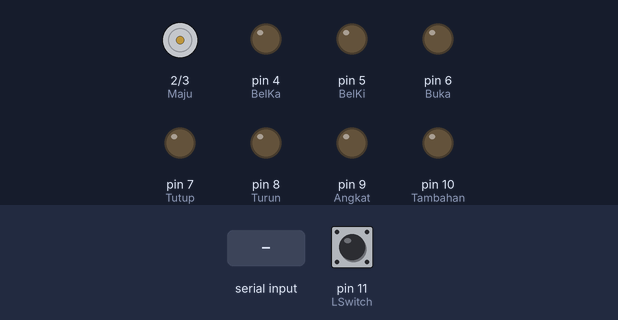
The sketch below on a simulated Arduino Uno, built with avr-gcc and run on an emulated ATmega328P. Shown: motor-driver pin pairs drawn as motors (green arrow = first pin HIGH = forward, orange = second pin HIGH = backward, longer = more drive), output pins drawn as LEDs (lit = HIGH). Inputs (shaded band) come from the test bench; at power-on: pin 11 (LSwitch) HIGH. What the sketch prints to the serial monitor is not drawn.

Above: at 1.2 s.
1.3 s: "a" received over Serial
2.8 s: "b" received over the second serial link
At 4.0 s:
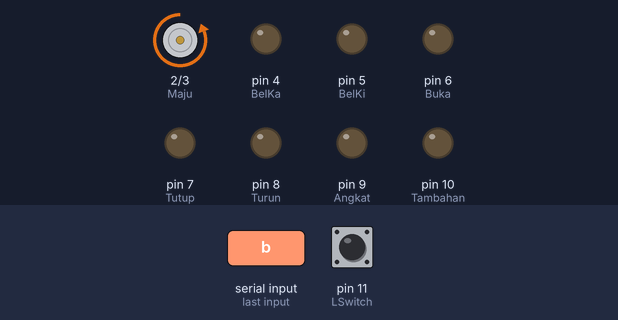
4.3 s: "c" received over Serial
At 5.3 s:
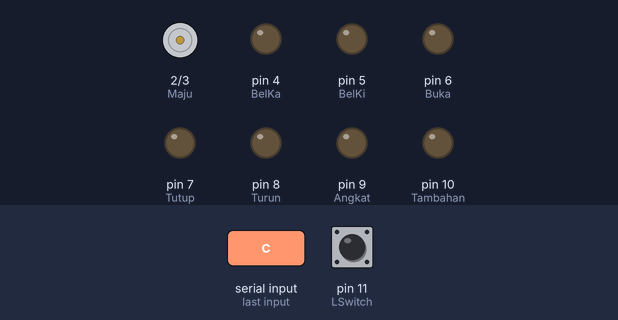
5.8 s: "d" received over the second serial link
At 6.4 s:
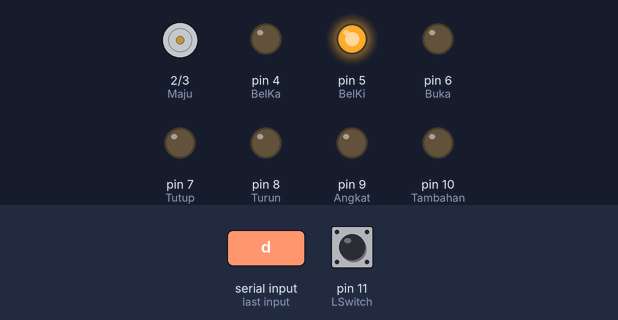
7.3 s: "e" received over Serial
At 7.6 s:
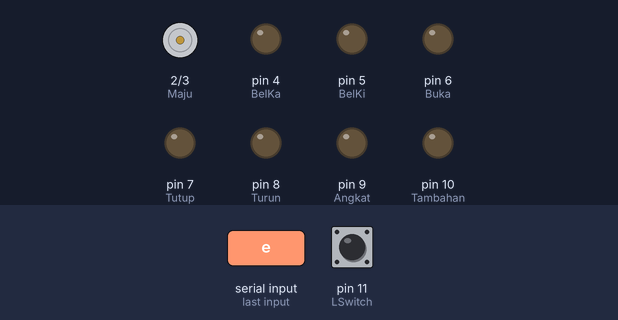
8.8 s: "f" received over the second serial link
At 10.0 s:
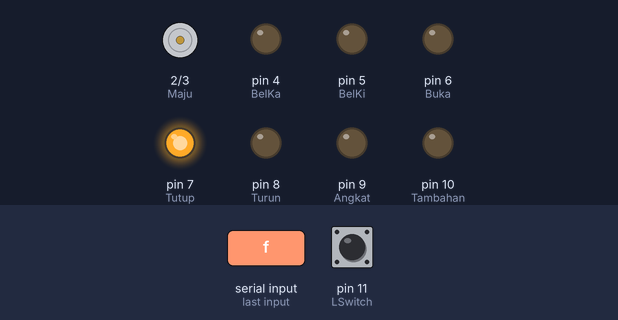
Timing chart, 0 to 11.3 s (numbered marks = the images above; inputs shaded):
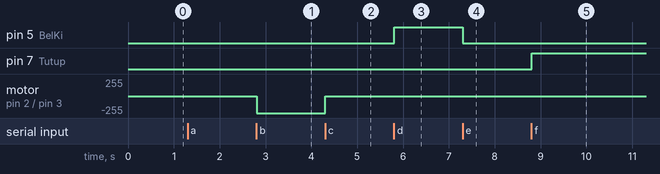

Measured:
- after the input at 2.8 s, motor on pin 2 (Maju) / pin 3 (Mundur): stopped → backward 255/255 at once
- after the input at 4.3 s, motor on pin 2 (Maju) / pin 3 (Mundur): backward 255/255 → stopped at once
- after the input at 5.8 s, pin 5 (BelKi): LOW → HIGH at once
- after the input at 7.3 s, pin 5 (BelKi): HIGH → LOW at once
- after the input at 8.8 s, pin 7 (Tutup): LOW → HIGH at once

The sketch:

Transpoter.ino
```cpp
#include <SoftwareSerial.h>
SoftwareSerial data(A0,A1);

#define Maju 2
#define Mundur 3
#define BelKa 4
#define BelKi 5
#define Buka 6
#define Tutup 7
#define Turun 8
#define Angkat 9
#define Tambahan 10
#define LSwitch 11

char dataread = 0;
char datalast;
boolean limits = 1;
void setup() {
  pinMode(Maju, OUTPUT);
  pinMode(Mundur, OUTPUT);
  pinMode(BelKa, OUTPUT);
  pinMode(BelKi, OUTPUT);
  pinMode(Buka, OUTPUT);
  pinMode(Tutup, OUTPUT);
  pinMode(Turun, OUTPUT);
  pinMode(Angkat, OUTPUT);
  pinMode(Tambahan, OUTPUT);
  pinMode(LSwitch, INPUT_PULLUP);
  Serial.begin(9600);
  data.begin(9600);
  Serial.println("Ready");
}

void loop() {
  limits = digitalRead(LSwitch);
  dataread = 0;
  if(Serial.available() || data.available()){
    dataread = Serial.read();
    Serial.println(dataread);
    datalast = data.read();
  }
  if(datalast == 'a' || dataread == 'a'){
    digitalWrite(Maju, 1);
  }
  else{
    digitalWrite(Maju, 0);
  }
  if(datalast == 'b' || dataread == 'b'){
    digitalWrite(Mundur, 1);
  }
  else{
    digitalWrite(Mundur, 0);
  }
  if(datalast == 'c' || dataread == 'c'){
    digitalWrite(BelKa, 1);
  }
  else{
    digitalWrite(BelKa, 0);
  }
  if(datalast == 'd' || dataread == 'd'){
    digitalWrite(BelKi, 1);
  }
  else{
    digitalWrite(BelKi, 0);
  }
  if(datalast == 'e' || dataread == 'e'){
    digitalWrite(Buka, 1);
  }
  else{
    digitalWrite(Buka, 0);
  }
  if(datalast == 'f' || dataread == 'f'){
    digitalWrite(Tutup, 1);
  }
  else{
    digitalWrite(Tutup, 0);
  }
  if(datalast == 'g' || dataread == 'g'){
    digitalWrite(Turun, 1);
    if(limits == 1){
      digitalWrite(Turun, 0);
    }
  }
  else if(datalast == 'h' || dataread == 'h'){
    digitalWrite(Angkat, 1);
  }
  else{
    digitalWrite(Angkat, 0);
  }
  if(datalast == 'i' || dataread == 'i'){
    digitalWrite(Tambahan, 1);
  }
  else{
    digitalWrite(Tambahan, 0);
  }
  Serial.println(dataread);
  Serial.println(datalast);
  //delay(100);
}
```
